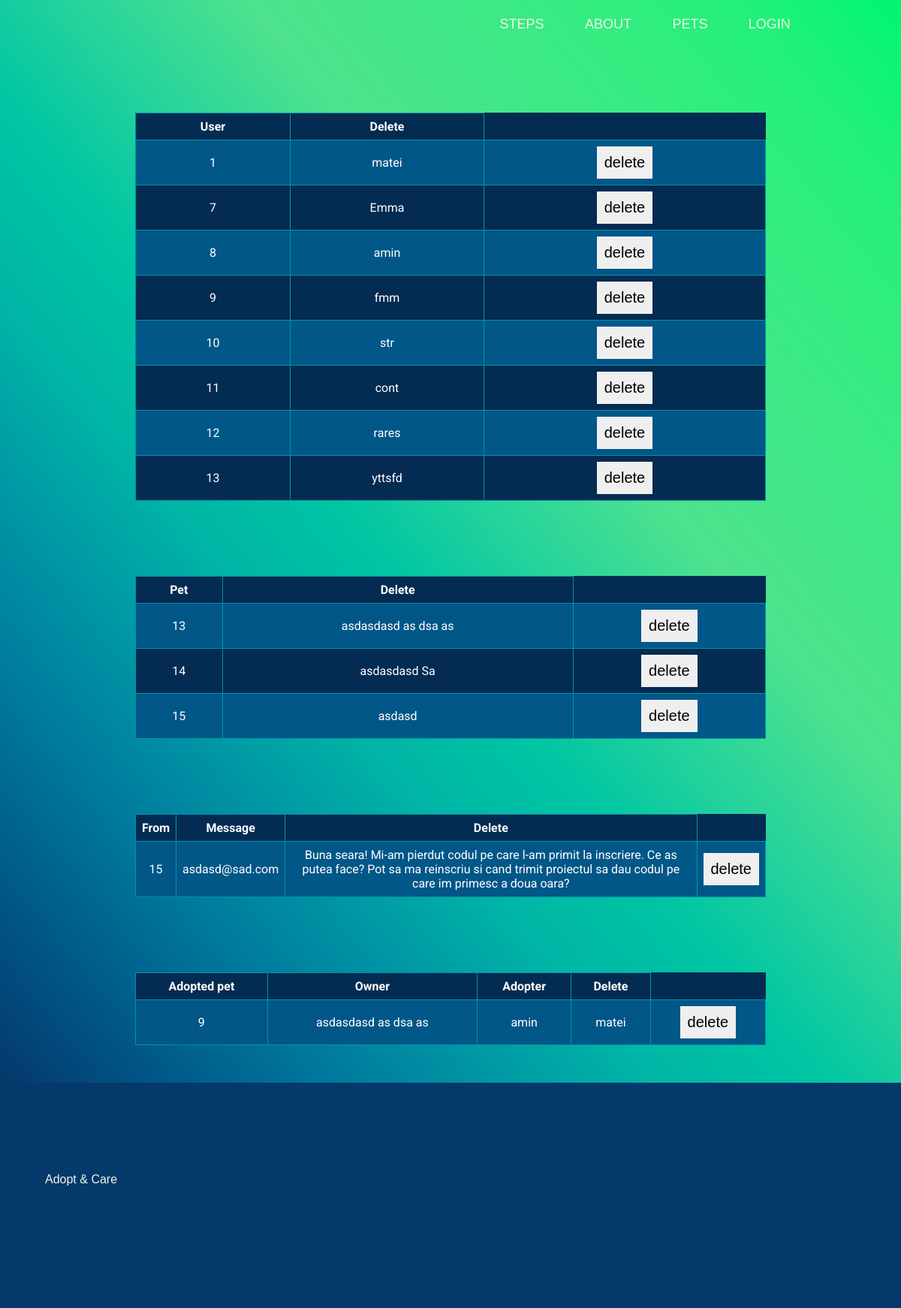
The app's page /adminFctDeMine/admin/ with its own data.
### animals/models.py (models this page shows, shortened)
class Pet(models.Model):
    class AnimalCh(models.TextChoices):
        DOG = 'dog', _('Dog')
        CAT = 'cat', _('Cat')
        PARROT = 'parrot', _('Parrot')
        FISH = 'fish', _('Fish')
        HAMSTER = 'hamster', _('Hamster')
        LIZARD = 'lizard', _('Lizart')
        SNAKE = 'snake', _('Snake')
    class AgeCh(models.TextChoices):
        BABY = 'Baby (0 - 12 months)', _('Baby (0 - 12 months)')
        YOUNG = 'Young (12 - 30 months)', _('Young (12 - 30 months)')
        MEDIUM = 'Medium (30-60 months)', _('Medium (30-60 months)')
        OLD = 'Old (60-90 months)', _('Old (60-90 months)')
    class CareCh(models.TextChoices):
        EAZY = 'Eazy', _('Eazy')
        MEDIUM = 'Medium', _('Medium')
        HARD = 'Hard', _('Hard')
    class SizeCh(models.TextChoices):
        SMALL = 'Small ( < 1 kg)', _('Small ( < 1 kg)')
        MEDIUM = 'Medium ( < 3 kg)', _('Medium ( < 3 kg)')
        BIG = 'Big ( > 3 kg)', _('Big ( > 3 kg)')
    class GenderCh(models.TextChoices):
        MALE = "Male", _('Male')
        FEMALE = "Female", _('Female')
    user = models.ForeignKey(User, on_delete=models.CASCADE)
    name = models.CharField(max_length=200, blank=False, null=False)
    description = models.TextField(blank=False, null=False)
    imag1 = models.ImageField(blank=True, null=True)
    imag2 = models.ImageField(blank=True, null=True)
    imag3 = models.ImageField(blank=True, null=True)
    imag4 = models.ImageField(blank=True, null=True)
    imag5 = models.ImageField(blank=True, null=True)
    animal = models.CharField( choices=AnimalCh.choices, default=AnimalCh.DOG, max_length=200, blank=False, null=False)
    age = models.CharField(choices=AgeCh.choices, default=AgeCh.BABY, max_length=50, blank=False, null=False)
    de_rasa = models.BooleanField(default=False, blank=False, null=False)
    take_care = models.CharField(choices=CareCh.choices, default=CareCh.EAZY, max_length=100, blank=False, null=False)
    size = models.CharField(choices= SizeCh.choices, default=SizeCh.SMALL, max_length=100, blank=False, null=False)
    gender = models.CharField(choices=GenderCh.choices, default=GenderCh.MALE,  max_length=10)
    date = models.DateTimeField(auto_now_add=True)
    condition = models.IntegerField(default=8)
    def __str__(self):
        return self.name

class Email(models.Model):
    email_from = models.EmailField(max_length=100)
    message = models.TextField(max_length=900)

class AdoptedPets(models.Model):
    pet = models.ForeignKey(Pet, on_delete=models.CASCADE)
    adopter = models.ManyToManyField(User, blank=False, related_name="adopter", unique=False)
    owner = models.ManyToManyField(User, blank=False, related_name="owner", unique=False)

### adminDeMine/views.py (the view)
# urls.py: path('admin/', admin.site.urls),
def admin(req):
    users = User.objects.all()
    pets = Pet.objects.all()
    emails = Email.objects.all()
    adopt = AdoptedPets.objects.all()
    context = {
        'users': users,
        "pets": pets,
        "emails": emails,
        "adopt": adopt,
    }
    return render(req, 'admin/admin.html', context)

### adminDeMine/templates/admin/admin.html (shortened to what this page needs)
{% extends 'animals/base.html' %}
{% load static %}
{% block content %}
<div class="all_admin">
    <table>
        <tr>
            <th> User </th>
            <th> Delete </th>
        </tr>
        {% for user in users %}
        <tr>
            <td>
                {{user.pk}}
            </td>
            <td>
                <a href="{% url 'active_user' user.pk %}"> {{user}}</a>
            </td>
            <td>
                <form action="{% url 'deleteUser' user.pk %}" method="POST">
                    <button>delete</button>
                </form>
            </td>
        </tr>
        {% endfor %}
    </table>
    <table>
        <tr>
            <th> Pet </th>
            <th> Delete </th>
        </tr>
        {% for pet in pets %}
        <tr>
            <td>
                {{pet.pk}}
            </td>
            <td>
                <a href="{% url 'pet' pet.pk %}"> {{pet}}</a>
            </td>
            <td>
                <form action="{% url 'delete' pet.pk request.user.pk %}" method="POST">
                    <button>delete</button>
                </form>
            </td>
        </tr>
        {% endfor %}
    </table>
    <table>
        <tr>
            <th> From </th>
            <th> Message </th>
            <th> Delete </th>
        </tr>
        {% for email in emails %}
        <tr>
            <td>
                {{email.pk}}
            </td>
            <td>
                 {{email.email_from}}
            </td>
            <td>
                {{email.message}}
            </td>
            <td>
                <form action="{% url 'deleteEmail' email.pk %}" method="POST">
                    <button>delete</button>
                </form>
            </td>
        </tr>
        {% endfor %}
    </table>
    <table>
        <tr>
            <th> Adopted pet </th>
            <th> Owner </th>
            <th> Adopter </th>
            <th> Delete </th>
        </tr>
        {% for ad in adopt %}
        <tr>
            <td>
                {{ad.pk}}
            </td>
            <td>
                 {{ad.pet}}
            </td>
            <td>
                 {{ad.owner.get.username}}
            </td>
            <td>
                 {{ad.adopter.get.username}}
            </td>
            <td>
                <form action="{% url 'deleteAdoptedPet' ad.pk ad.pet.pk %}" method="POST">
                    <button>delete</button>
                </form>
            </td>
        </tr>
        {% endfor %}
    </table>
</div>
{% endblock content %}

### adminDeMine/templates/admin/admin.html (style rules this page uses)
.all_admin { padding-top: 100px; width: 100vw; font-family: "Roboto", sans-serif; background-image: linear-gradient(to right top, #05386b, #005788, #00779c, #0096a5, #00b5a6, #00c5a3, #28d49b, #4ee28e, #42e788, #35ec81, #23f07a, #00f572); display: flex; justify-content: space-around; align-items: center; flex-wrap: wrap; align-items: center; min-height: 100vh; flex-direction: row; }
table { margin: 50px; border-collapse: collapse; border-spacing: 0; width: 70%; background: #042b52; }
th, td { text-align: center; padding: 8px; border: #0096a5 1px solid; color: white; }
button { padding: 10px; color: black; font-size: 20px; cursor: pointer; }
a { color:white; text-decoration: none; }
tr:nth-child(even) { background-color: #005788; }

### records on screen
Pet: pk "13", name "asdasdasd as dsa as"
Pet: pk "14", name "asdasdasd Sa"
Pet: pk "15", name "asdasd"
Email: pk "15", email_from "asdasd@sad.com", message "Buna seara! Mi-am pierdut codul pe care l-am primit la inscriere. Ce as putea face? Pot sa ma reinscriu si cand trimit proiectul sa dau codul pe care im primesc a doua oara?"
AdoptedPets: pk "9", pet "asdasdasd as dsa as", owner.get.username "amin", adopter.get.username "matei"

### other values on screen
{{ user.pk }} "1"
{{ user }} "matei"
{{ user.pk }} "7"
{{ user }} "Emma"
{{ user.pk }} "8"
{{ user }} "amin"
{{ user.pk }} "9"
{{ user }} "fmm"
{{ user.pk }} "10"
{{ user }} "str"
{{ user.pk }} "11"
{{ user }} "cont"
{{ user.pk }} "12"
{{ user }} "rares"
{{ user.pk }} "13"
